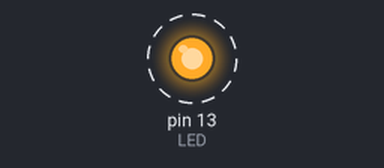
The sketch below on a simulated Arduino Uno, built with avr-gcc and run on an emulated ATmega328P. On the bench: output pins drawn as LEDs (lit = HIGH). Dashed ring = blinking.

Above: at 0.05 s.
Timing chart, 0 to 3.0 s (numbered marks = the images above):
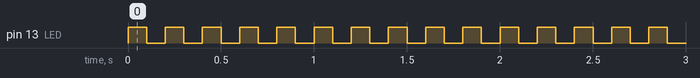

Measured:
- by itself, pin 13 (LED): alternates HIGH for 0.10 s and LOW for 0.10 s

The sketch:

blink.ino
```cpp
/*
 * File ........: blink.c
 * Description .: able arduino board blink embedded led with a different approach
 *                to make a clean code
 * Hardware ....: Arduino Uno r3
 * Author ......: Luis Machado Reis <luis.reis@singularideas.com.br>
 * Date ........: 27 abr 2013
 * URL .........: http://github.com/luismr
 */

/* Constants */
static int LED = 13;             // PIN associated to LED
static int DEFAULT_DELAY = 100;  // Default Delay in Msecs

/* Standard method to configure environment when is turned on or reseted */
void setup() {
  pinMode(LED, OUTPUT);         // tell to Arduino that pin LED is to OUTPUT
}

/* Standard method to run such as Java's public static void main */
void loop() {
  turnLedOn();                 // Turn led on with DEFAULT_DELAY
  turnLedOff();                // Turn led off with DEFAULT_DELAY
}

/* Method to turn on led with standard delay */
void turnLedOn() {
  turnLedOn(DEFAULT_DELAY);
}

/*
 * Method to turn on led with a delay
 * Args:
 *   int delayInMsecs - delay in Msecs
 */
void turnLedOn(int delayInMsecs) {
  sendLedAction(delayInMsecs, HIGH);
}

/* Method to turn off led with standard delay */
void turnLedOff() {
  turnLedOff(DEFAULT_DELAY);
}

/*
 * Method to turn off led with a delay
 * Args:
 *   int delayInMsecs - delay in Msecs
 */
void turnLedOff(int delayInMsecs) {
  sendLedAction(delayInMsecs, LOW);
}

/*
 * Method to send a specific command to LED
 * Args:
 *   int delayInMsecs - delay in Msecs
 *   int density - should be LOW or HIGH
 */
void sendLedAction(int delayInMsecs, int density) {
  digitalWrite(LED, density);      // here you write on LED port
  delay(delayInMsecs);             // here you force a delay
}
```
